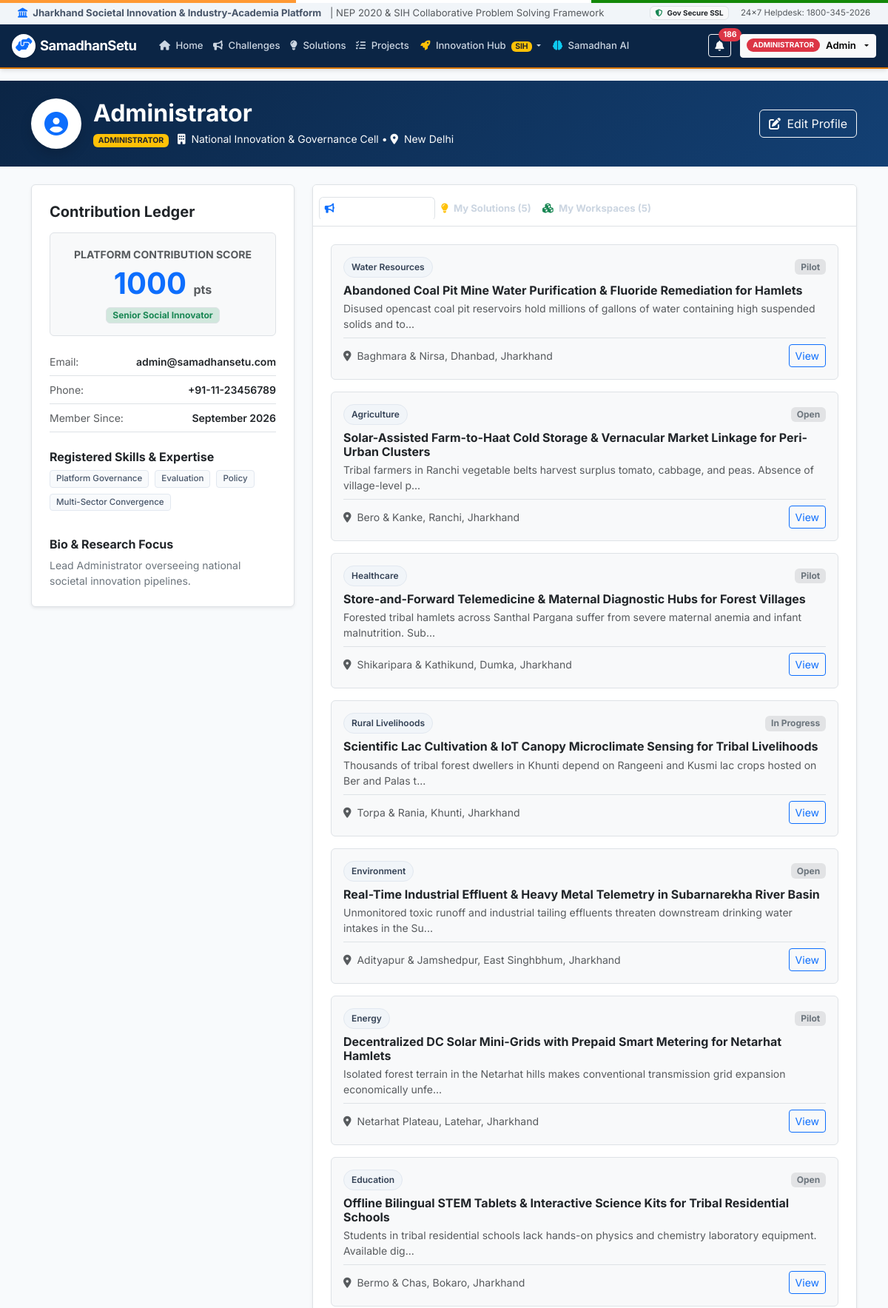
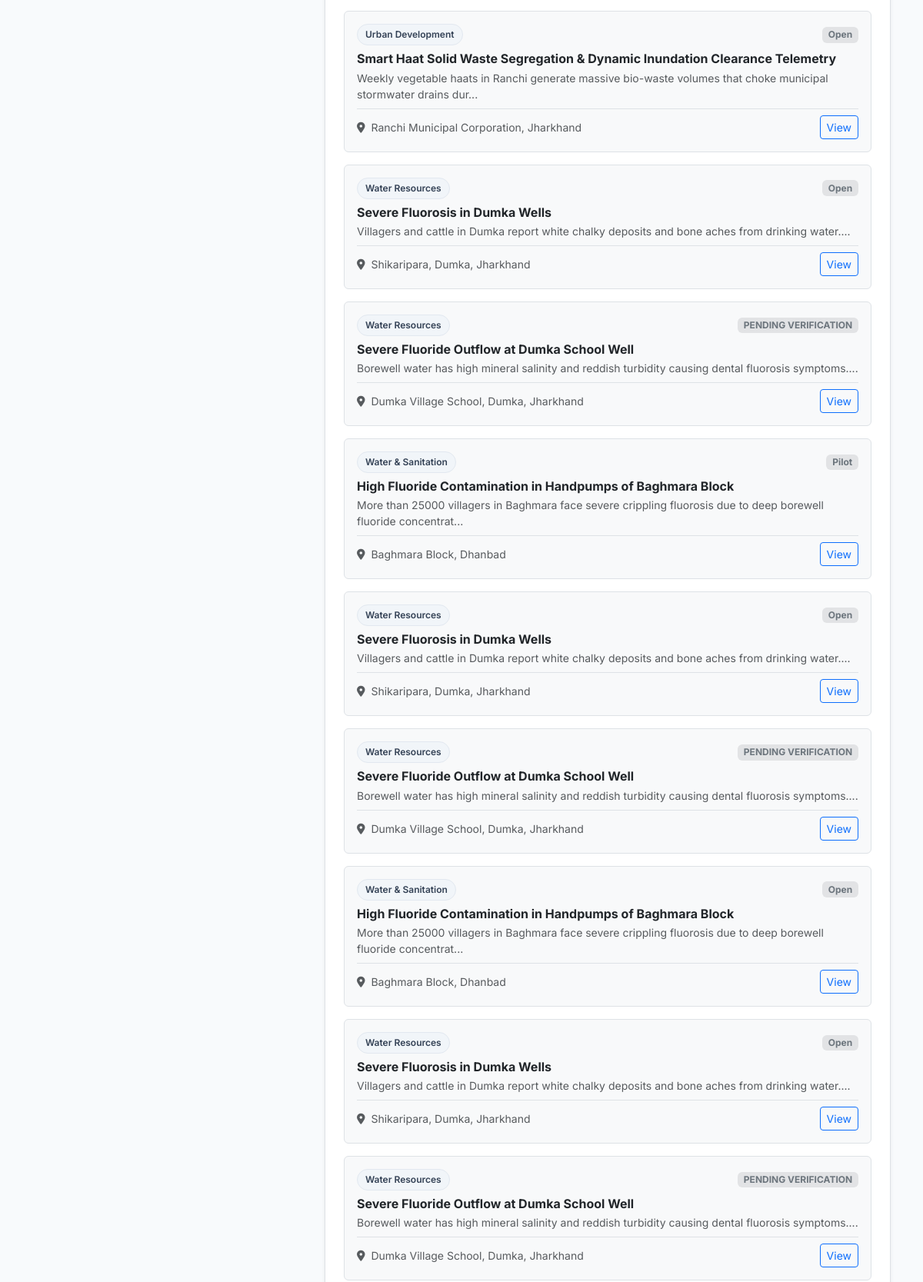
Screenshot of /profile (signed in, upper part) with the database file from the repository (2 pictures, top to bottom).
### app.py (models this page shows, shortened)
class User(db.Model):
    __tablename__ = 'users'
    id = db.Column(db.Integer, primary_key=True)
    full_name = db.Column(db.String(150), nullable=False, default='Administrator')
    email = db.Column(db.String(150), unique=True, nullable=False)
    phone = db.Column(db.String(30), nullable=True)
    password_hash = db.Column(db.String(255), nullable=False)
    user_type = db.Column(db.String(50), nullable=False, default='ADMINISTRATOR')
    organization = db.Column(db.String(200), nullable=True, default='National Innovation Cell')
    location = db.Column(db.String(150), nullable=True, default='New Delhi')
    skills = db.Column(db.Text, nullable=True, default='Platform Administration, Verification, Policy Evaluation')
    bio = db.Column(db.Text, nullable=True, default='National Administrator managing societal challenges, university research, and industry pilots.')
    avatar_seed = db.Column(db.String(50), default='Felix')
    contribution_score = db.Column(db.Integer, default=1000)
    created_at = db.Column(db.DateTime, default=datetime.utcnow)
    challenges = db.relationship('Challenge', backref='creator', lazy=True, foreign_keys='Challenge.created_by_id')
    solutions = db.relationship('Solution', backref='author', lazy=True, foreign_keys='Solution.submitted_by_id')
    notifications = db.relationship('Notification', backref='user', lazy=True, cascade='all, delete-orphan')
    sent_invitations = db.relationship('TeamInvitation', backref='inviter', lazy=True, foreign_keys='TeamInvitation.inviter_user_id')
    received_invitations = db.relationship('TeamInvitation', backref='invitee', lazy=True, foreign_keys='TeamInvitation.invitee_user_id')

class Challenge(db.Model):
    __tablename__ = 'challenges'
    id = db.Column(db.Integer, primary_key=True)
    title = db.Column(db.String(250), nullable=False)
    description = db.Column(db.Text, nullable=False)
    category = db.Column(db.String(80), nullable=False)
    department = db.Column(db.String(150), nullable=False, default='General Administration')
    location = db.Column(db.String(150), nullable=False)
    priority = db.Column(db.String(30), nullable=False, default='Medium') # Low, Medium, High, Critical
    status = db.Column(db.String(50), default='Open') # Open, Under Review, Verified, In Progress, Pilot, Implemented, Closed
    created_date = db.Column(db.DateTime, default=datetime.utcnow)
    deadline = db.Column(db.DateTime, nullable=True)
    organization = db.Column(db.String(200), nullable=False, default='Municipal Corporation')
    required_skills = db.Column(db.Text, nullable=True)
    submitter_type = db.Column(db.String(100), default='Citizen / Resident')
    district = db.Column(db.String(100), default='Ranchi')
    block = db.Column(db.String(100), nullable=True)
    media_url = db.Column(db.String(255), nullable=True)
    document_url = db.Column(db.String(255), nullable=True)
    assigned_university = db.Column(db.String(200), nullable=True)
    nep_aligned = db.Column(db.Boolean, default=True)
    expected_solution_type = db.Column(db.String(100), default='Software / Hardware Prototype')
    affected_population = db.Column(db.String(200), default='General Community')
    people_affected_count = db.Column(db.Integer, default=10000)
    existing_solutions = db.Column(db.Text, nullable=True)
    shortcomings = db.Column(db.Text, nullable=True)
    required_technology = db.Column(db.Text, nullable=True)
    expected_outcome = db.Column(db.Text, nullable=True)
    ai_impact_score = db.Column(db.Integer, default=85)
    views_count = db.Column(db.Integer, default=240)
    followers_count = db.Column(db.Integer, default=28)
    created_by_id = db.Column(db.Integer, db.ForeignKey('users.id'), nullable=True)
    submitter_aadhaar_masked = db.Column(db.String(30), nullable=True)
    submitter_phone = db.Column(db.String(30), nullable=True)
    solutions = db.relationship('Solution', backref='challenge', lazy=True, cascade='all, delete-orphan')
    projects = db.relationship('Project', backref='challenge', lazy=True)
    invitations = db.relationship('TeamInvitation', backref='challenge', lazy=True, cascade='all, delete-orphan')
    problem_dna = db.relationship('ProblemDNA', backref='challenge', uselist=False, lazy=True, cascade='all, delete-orphan')
    @property
    def severity(self):
        return self.priority
    @property
    def created_at(self):
        return self.created_date

### app.py (the view)
@app.route('/profile')
@login_required
def profile():
    user = get_current_user()
    my_challenges = Challenge.query.all()
    my_solutions = Solution.query.all()
    my_projects = Project.query.all()
    return render_template('profile.html',
        user=user,
        my_challenges=my_challenges,
        my_solutions=my_solutions,
        my_projects=my_projects
    )

### app.py (called while the page is built)
def login_required(f):
    @wraps(f)
    def decorated_function(*args, **kwargs):
        if 'user_id' not in session:
            flash('Please login or create an account to continue.', 'warning')
            return redirect(url_for('login', next=request.url))
        return f(*args, **kwargs)
    return decorated_function

def get_current_user():
    if 'user_id' in session:
        return User.query.get(session['user_id'])
    return None

@app.context_processor
def inject_global_data():
    current_user = get_current_user()
    unread_notifications_count = 0
    if current_user:
        unread_notifications_count = Notification.query.filter_by(
            user_id=current_user.id, is_read=False
        ).count()
    is_admin = bool((current_user and current_user.user_type == 'ADMINISTRATOR') or (session.get('user_role') == 'ADMINISTRATOR'))
    return {
        'current_user': current_user,
        'is_admin': is_admin,
        'unread_count': unread_notifications_count,
        'all_categories': CATEGORIES,
        'all_departments': DEPARTMENTS,
        'all_priorities': PRIORITY_LEVELS,
        'all_statuses': CHALLENGE_STATUSES,
        'all_user_types': PUBLIC_USER_TYPES,
        'now': datetime.utcnow()
    }

### templates/profile.html (shortened to what this page needs)
{% extends "base.html" %}
{% block content %}
<div class="bg-primary text-white py-4 mb-4" style="background: linear-gradient(135deg, #0b2545 0%, #134074 100%);">
    <div class="container">
        <div class="d-flex flex-column flex-md-row justify-content-between align-items-md-center gap-3">
            <div class="d-flex align-items-center gap-3">
                <div class="kpi-icon-box bg-white text-primary rounded-circle shadow" style="width: 68px; height: 68px; font-size: 2rem;">
                    <i class="fas fa-user-circle"></i>
                </div>
                <div>
                    <h2 class="fw-bold mb-1 text-white">{{ user.full_name }}</h2>
                    <div class="text-light opacity-90 small">
                        <span class="badge bg-warning text-dark me-2">{{ user.user_type }}</span>
                        <span><i class="fas fa-building me-1"></i> {{ user.organization }}</span> &bull;
                        <span><i class="fas fa-map-marker-alt me-1"></i> {{ user.location }}</span>
                    </div>
                </div>
            </div>
            <button type="button" class="btn btn-outline-light" data-bs-toggle="modal" data-bs-target="#editProfileModal">
                <i class="fas fa-edit me-1"></i> Edit Profile
            </button>
        </div>
    </div>
</div>
<div class="container mb-5">
    <div class="row g-4">
        <div class="col-lg-4">
            <div class="card border shadow-sm p-4 mb-4">
                <h5 class="fw-bold text-dark mb-3">Contribution Ledger</h5>
                <div class="p-3 rounded bg-light border text-center mb-3">
                    <span class="small fw-bold text-muted text-uppercase">Platform Contribution Score</span>
                    <div class="display-6 fw-bold text-primary mt-1">{{ user.contribution_score }} <span class="fs-6 text-muted">pts</span></div>
                    <span class="badge bg-success-subtle text-success border mt-2">Senior Social Innovator</span>
                </div>
                <div class="small">
                    <div class="d-flex justify-content-between py-2 border-bottom">
                        <span class="text-muted">Email:</span>
                        <span class="fw-semibold text-dark">{{ user.email }}</span>
                    </div>
                    <div class="d-flex justify-content-between py-2 border-bottom">
                        <span class="text-muted">Phone:</span>
                        <span class="fw-semibold text-dark">{{ user.phone or 'Not provided' }}</span>
                    </div>
                    <div class="d-flex justify-content-between py-2 border-bottom">
                        <span class="text-muted">Member Since:</span>
                        <span class="fw-semibold text-dark">{{ user.created_at.strftime('%B %Y') }}</span>
                    </div>
                </div>
                <h6 class="fw-bold text-dark mt-4 mb-2">Registered Skills & Expertise</h6>
                <div class="d-flex flex-wrap gap-1 mb-3">
                    {% if user.skills %}
                        {% for s in user.skills.split(',') %}
                            <span class="skill-tag">{{ s.strip() }}</span>
                        {% endfor %}
                    {% else %}
                        <span class="text-muted small">No skills added yet.</span>
                    {% endif %}
                </div>
                <h6 class="fw-bold text-dark mt-3 mb-2">Bio & Research Focus</h6>
                <p class="text-secondary small mb-0">{{ user.bio }}</p>
            </div>
        </div>
        <div class="col-lg-8">
            <div class="card border shadow-sm">
                <div class="card-header bg-white py-3 border-bottom">
                    <ul class="nav nav-tabs card-header-tabs" id="profileTabs" role="tablist">
                        <li class="nav-item">
                            <button class="nav-link active fw-bold text-dark" id="my-ch-tab" data-bs-toggle="tab" data-bs-target="#myChallenges" type="button" role="tab">
                                <i class="fas fa-bullhorn me-1 text-primary"></i> My Challenges ({{ my_challenges|length }})
                            </button>
                        </li>
                        <li class="nav-item">
                            <button class="nav-link fw-bold text-dark" id="my-sol-tab" data-bs-toggle="tab" data-bs-target="#mySolutions" type="button" role="tab">
                                <i class="fas fa-lightbulb me-1 text-warning"></i> My Solutions ({{ my_solutions|length }})
                            </button>
                        </li>
                        <li class="nav-item">
                            <button class="nav-link fw-bold text-dark" id="my-proj-tab" data-bs-toggle="tab" data-bs-target="#myProjects" type="button" role="tab">
                                <i class="fas fa-cubes me-1 text-success"></i> My Workspaces ({{ my_projects|length }})
                            </button>
                        </li>
                    </ul>
                </div>
                <div class="card-body p-4">
                    <div class="tab-content" id="profileTabsContent">
                        <div class="tab-pane fade show active" id="myChallenges" role="tabpanel">
                            {% if my_challenges %}
                                {% for ch in my_challenges %}
                                <div class="p-3 mb-3 rounded border bg-light">
                                    <div class="d-flex justify-content-between align-items-center mb-1">
                                        <span class="badge-category">{{ ch.category }}</span>
                                        <span class="badge bg-secondary-subtle text-secondary">{{ ch.status }}</span>
                                    </div>
                                    <h6 class="fw-bold text-dark mt-2 mb-1">
                                        <a href="{{ url_for('challenge_detail', challenge_id=ch.id) }}" class="text-decoration-none text-dark">
                                            {{ ch.title }}
                                        </a>
                                    </h6>
                                    <p class="text-muted small mb-2">{{ ch.description[:110] }}...</p>
                                    <div class="d-flex justify-content-between align-items-center pt-2 border-top">
                                        <span class="small text-muted"><i class="fas fa-map-marker-alt me-1"></i> {{ ch.location }}</span>
                                        <a href="{{ url_for('challenge_detail', challenge_id=ch.id) }}" class="btn btn-sm btn-outline-primary">View</a>
                                    </div>
                                </div>
                                {% endfor %}
                            {% else %}
                                <div class="text-center py-4 text-muted small">
                                    You haven't submitted any challenges yet.<br>
                                    <a href="{{ url_for('submit_challenge') }}" class="btn btn-accent btn-sm mt-2">Submit a Challenge</a>
                                </div>
                            {% endif %}
                        </div>
                    </div>
                </div>
            </div>
        </div>
    </div>
</div>
{% endblock %}

### static/css/style.css (style rules this page uses)
:root { --primary-navy: #0b2545; --primary-blue: #134074; --navy-light: #1d3557; --accent-gold: #d97706; --accent-saffron: #f97316; --impact-green: #059669; --impact-green-light: #d1fae5; --text-dark: #0f172a; --text-muted: #64748b; --bg-slate: #f8fafc; --card-bg: #ffffff; --border-color: #e2e8f0; --shadow-sm: 0 1px 3px rgba(0, 0, 0, 0.07), 0 1px 2px rgba(0, 0, 0, 0.04); --shadow-md: 0 4px 6px -1px rgba(0, 0, 0, 0.08), 0 2px 4px -1px rgba(0, 0, 0, 0.04); --shadow-lg: 0 10px 15px -3px rgba(0, 0, 0, 0.09), 0 4px 6px -2px rgba(0, 0, 0, 0.04); --shadow-xl: 0 20px 25px -5px rgba(0, 0, 0, 0.1), 0 10px 10px -5px rgba(0, 0, 0, 0.04); --radius-sm: 6px; --radius-md: 10px; --radius-lg: 14px; }
html, body { overflow-x: clip; max-width: 100vw; width: 100%; }
body { font-family: 'Inter', -apple-system, BlinkMacSystemFont, 'Segoe UI', Roboto, Helvetica, Arial, sans-serif; background-color: var(--bg-slate); color: var(--text-dark); min-height: 100vh; display: flex; flex-direction: column; }
.nav-link { font-weight: 500; font-size: 0.88rem; color: #cbd5e1 !important; transition: all 0.2s ease; padding: 0.38rem 0.55rem !important; border-radius: var(--radius-sm); white-space: nowrap; }
.nav-link:hover, .nav-link.active { color: #ffffff !important; background-color: rgba(255, 255, 255, 0.12); }
@media (min-width: 1200px) and (max-width: 1399.98px) { .nav-link { font-size: 0.82rem; padding: 0.32rem 0.42rem !important; } }
.kpi-icon-box { width: 48px; height: 48px; border-radius: var(--radius-sm); display: flex; align-items: center; justify-content: center; font-size: 1.35rem; }
.badge-category { background-color: #f1f5f9; color: #334155; font-size: 0.75rem; font-weight: 600; padding: 4px 10px; border-radius: 20px; border: 1px solid #e2e8f0; }
.skill-tag { display: inline-block; background-color: #f8fafc; color: #475569; border: 1px solid #e2e8f0; font-size: 0.72rem; padding: 2px 8px; border-radius: 4px; margin-right: 4px; margin-bottom: 4px; font-weight: 500; }

### rows the page displays
User: full_name "Administrator", user_type "ADMINISTRATOR", organization "National Innovation & Governance Cell", location "New Delhi", contribution_score "1000", email "admin@samadhansetu.com", phone "+91-11-23456789", created_at "September 2026", bio "Lead Administrator overseeing national societal innovation pipelines."
Challenge: category "Water Resources", status "Pilot", title "Abandoned Coal Pit Mine Water Purification & Fluoride Remediation for Hamlets", description "Disused opencast coal pit reservoirs hold millions of gallons of water containing high suspended solids and to", location "Baghmara & Nirsa, Dhanbad, Jharkhand"
Challenge: category "Agriculture", status "Open", title "Solar-Assisted Farm-to-Haat Cold Storage & Vernacular Market Linkage for Peri-Urban Clusters", description "Tribal farmers in Ranchi vegetable belts harvest surplus tomato, cabbage, and peas. Absence of village-level p", location "Bero & Kanke, Ranchi, Jharkhand"
Challenge: category "Healthcare", status "Pilot", title "Store-and-Forward Telemedicine & Maternal Diagnostic Hubs for Forest Villages", description "Forested tribal hamlets across Santhal Pargana suffer from severe maternal anemia and infant malnutrition. Sub", location "Shikaripara & Kathikund, Dumka, Jharkhand"
Challenge: category "Rural Livelihoods", status "In Progress", title "Scientific Lac Cultivation & IoT Canopy Microclimate Sensing for Tribal Livelihoods", description "Thousands of tribal forest dwellers in Khunti depend on Rangeeni and Kusmi lac crops hosted on Ber and Palas t", location "Torpa & Rania, Khunti, Jharkhand"
Challenge: category "Environment", status "Open", title "Real-Time Industrial Effluent & Heavy Metal Telemetry in Subarnarekha River Basin", description "Unmonitored toxic runoff and industrial tailing effluents threaten downstream drinking water intakes in the Su", location "Adityapur & Jamshedpur, East Singhbhum, Jharkhand"
Challenge: category "Energy", status "Pilot", title "Decentralized DC Solar Mini-Grids with Prepaid Smart Metering for Netarhat Hamlets", description "Isolated forest terrain in the Netarhat hills makes conventional transmission grid expansion economically unfe", location "Netarhat Plateau, Latehar, Jharkhand"
Challenge: category "Education", status "Open", title "Offline Bilingual STEM Tablets & Interactive Science Kits for Tribal Residential Schools", description "Students in tribal residential schools lack hands-on physics and chemistry laboratory equipment. Available dig", location "Bermo & Chas, Bokaro, Jharkhand"
Challenge: category "Urban Development", status "Open", title "Smart Haat Solid Waste Segregation & Dynamic Inundation Clearance Telemetry", description "Weekly vegetable haats in Ranchi generate massive bio-waste volumes that choke municipal stormwater drains dur", location "Ranchi Municipal Corporation, Jharkhand"
Challenge: category "Water Resources", status "Open", title "Severe Fluorosis in Dumka Wells", description "Villagers and cattle in Dumka report white chalky deposits and bone aches from drinking water.", location "Shikaripara, Dumka, Jharkhand"
Challenge: category "Water Resources", status "PENDING VERIFICATION", title "Severe Fluoride Outflow at Dumka School Well", description "Borewell water has high mineral salinity and reddish turbidity causing dental fluorosis symptoms.", location "Dumka Village School, Dumka, Jharkhand"
Challenge: category "Water & Sanitation", status "Pilot", title "High Fluoride Contamination in Handpumps of Baghmara Block", description "More than 25000 villagers in Baghmara face severe crippling fluorosis due to deep borewell fluoride concentrat", location "Baghmara Block, Dhanbad"
Challenge: category "Water Resources", status "Open", title "Severe Fluorosis in Dumka Wells", description "Villagers and cattle in Dumka report white chalky deposits and bone aches from drinking water.", location "Shikaripara, Dumka, Jharkhand"
Challenge: category "Water Resources", status "PENDING VERIFICATION", title "Severe Fluoride Outflow at Dumka School Well", description "Borewell water has high mineral salinity and reddish turbidity causing dental fluorosis symptoms.", location "Dumka Village School, Dumka, Jharkhand"
Challenge: category "Water & Sanitation", status "Open", title "High Fluoride Contamination in Handpumps of Baghmara Block", description "More than 25000 villagers in Baghmara face severe crippling fluorosis due to deep borewell fluoride concentrat", location "Baghmara Block, Dhanbad"
Challenge: category "Water Resources", status "Open", title "Severe Fluorosis in Dumka Wells", description "Villagers and cattle in Dumka report white chalky deposits and bone aches from drinking water.", location "Shikaripara, Dumka, Jharkhand"
Challenge: category "Water Resources", status "PENDING VERIFICATION", title "Severe Fluoride Outflow at Dumka School Well", description "Borewell water has high mineral salinity and reddish turbidity causing dental fluorosis symptoms.", location "Dumka Village School, Dumka, Jharkhand"

### other values shown
{{ unread_count }} "186"
{{ s.strip() }} "Platform Governance" "Evaluation" "Policy" "Multi-Sector Convergence"
{{ my_solutions|length }} "5"
{{ my_projects|length }} "5"
